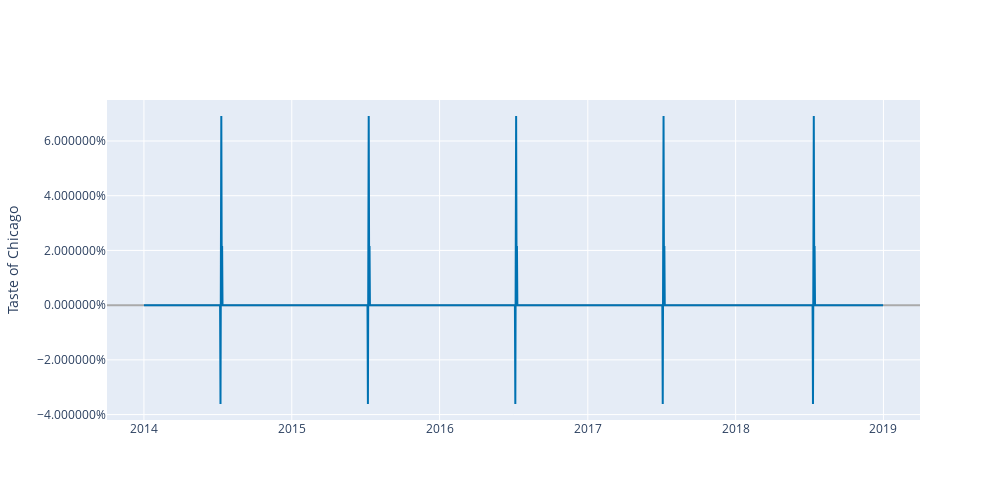

The notebook cell saved with this chart:
### Code cell
plot_forecast_component_plotly(model,
                              forecast,
                              'Taste of Chicago',
                              figsize=(1000, 500))

### Figure 1 — Plotly figure (JSON) as saved in the notebook; plotly's stock layout.template omitted (floating-point values rounded to 4 significant figures; data arrays with more than 128 entries replaced by an {"elided": "..."} marker saying what was removed)
{"data": [{"line": {"color": "#0072B2", "width": 2}, "mode": "lines", "name": "Taste of Chicago", "type": "scatter", "x": {"elided": "1823 str values"}, "y": {"elided": "1823 float values"}}], "layout": {"height": 500, "showlegend": false, "width": 1000, "xaxis": {"range": ["2013-10-01T18:00:00", "2019-04-01T06:00:00"], "type": "date"}, "yaxis": {"hoverformat": ".2%", "rangemode": "tozero", "tickformat": "%", "title": {"text": "Taste of Chicago"}, "zerolinecolor": "#AAA"}}}
